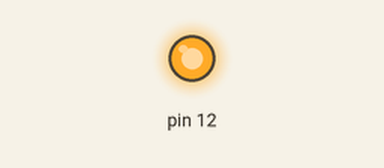
This sketch was run on a simulated Arduino Uno, built with avr-gcc and run on an emulated ATmega328P. Parts: output pins drawn as LEDs (lit = HIGH). At 0.2 s the program stops and its outputs stay as they are.

Above: at 0.1 s.
Timing chart, 0 to 1.6 s (numbered marks = the images above):
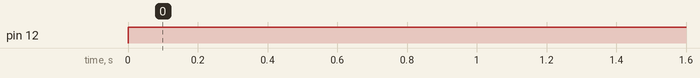

The sketch:

Demonstrating-Saving.ino
```cpp
void setup() {
  pinMode(12, OUTPUT);
}

void loop() {
  while(true) {
    // code to be executed
    digitalWrite(12, 1);
    delay(100);
  }
}
```

Measured:
- by itself, pin 12: LOW → HIGH at 0.00 s
